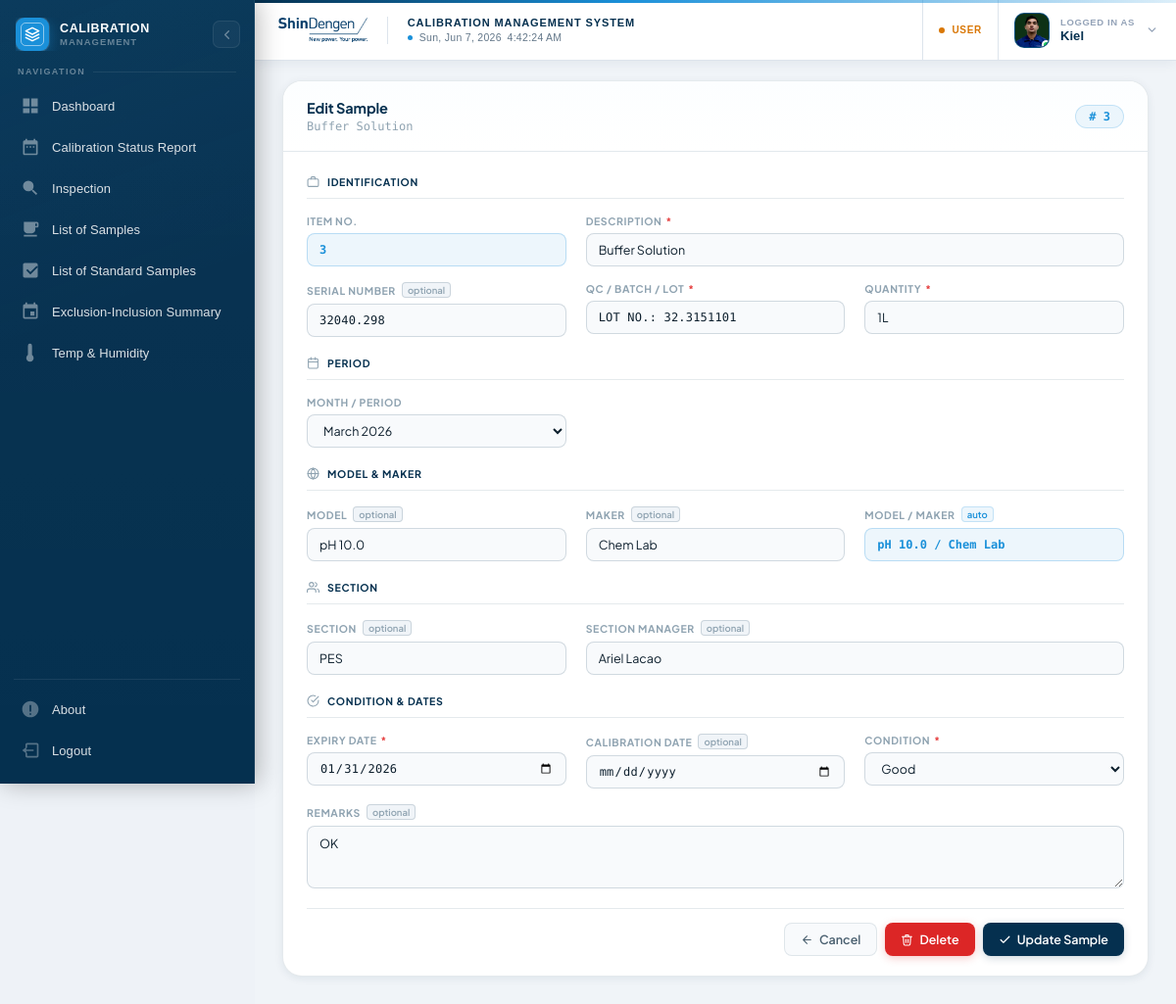
/calibration_system/edit_sample.php?id=7 (signed in), run on the app's committed database.
### tables this page shows
CREATE TABLE users (
  id INTEGER PRIMARY KEY AUTOINCREMENT,
  username TEXT NOT NULL UNIQUE,
  password TEXT NOT NULL,
  role TEXT NOT NULL DEFAULT 'user'
, created_at DATETIME DEFAULT NULL, display_name TEXT DEFAULT NULL, avatar TEXT DEFAULT NULL, last_seen DATETIME DEFAULT NULL, session_token TEXT DEFAULT NULL);

CREATE TABLE samples (
  id INTEGER PRIMARY KEY AUTOINCREMENT,
  item_no TEXT NOT NULL,
  description TEXT NOT NULL,
  qc_batch_lot TEXT NOT NULL,
  model_maker TEXT NOT NULL,
  expiry_date DATE NOT NULL,
  quantity TEXT NOT NULL,
  sample_condition TEXT NOT NULL,
  remarks TEXT,
  created_at DATETIME NOT NULL DEFAULT CURRENT_TIMESTAMP
, serial_number TEXT, section TEXT, section_manager TEXT, model TEXT, maker TEXT, calibration_date DATE, period VARCHAR(20));

### calibration_system/edit_sample.php (the view, shortened to what this page needs)
<?php
include 'db.php';
$isGuest       = isset($_SESSION['role']) && $_SESSION['role'] === 'guest';
$fromDashboard = ($_GET['from'] ?? '') === 'dashboard';
$cancelUrl     = $fromDashboard ? 'dashboard.php' : 'samples.php';
$id = intval($_GET['id']);
$stmt = $pdo->prepare("SELECT * FROM samples WHERE id = :id");
$stmt->execute([':id' => $id]);
$sample = $stmt->fetch();
$display_item_no = 0;
$counter = 0;
$list = $pdo->query("SELECT id FROM samples ORDER BY id ASC");
while ($r = $list->fetch()) {
    $counter++;
    if ($r['id'] == $id) { $display_item_no = $counter; break; }
}
function generatePeriodOptions() {
    $options = [];
    $now = new DateTime();
    $now->modify('-3 months');
    for ($i = 0; $i < 7; $i++) {
        $options[] = $now->format('F Y');
        $now->modify('+1 month');
    }
    return $options;
}
$periodOptions = generatePeriodOptions();
?>
<!DOCTYPE html>
<html lang="en">
<head>
<link rel="stylesheet" href="assets/css/sidebar.css">
<link rel="stylesheet" href="assets/css/header.css">
<link rel="stylesheet" href="assets/css/main.css">
</head>
<body>
<?php include 'includes/sidebar.php'; ?>
<div class="main-content">
    <?php include 'includes/header.php'; ?>
    <div class="card">
        <div class="card-header">
            <div class="card-header-left">
                <h2>Edit Sample</h2>
                <p><?= htmlspecialchars($sample['description']) ?></p>
            </div>
            <span class="item-badge"># <?= $display_item_no ?></span>
        </div>
        <div class="card-body">
            <form method="POST">
                <div class="form-grid">
                    <div class="section-divider">
                        <svg width="13" height="13" viewBox="0 0 24 24" fill="none" stroke="currentColor" stroke-width="2" stroke-linecap="round" stroke-linejoin="round"><rect x="2" y="7" width="20" height="14" rx="2"/><path d="M16 7V5a2 2 0 00-2-2h-4a2 2 0 00-2 2v2"/></svg>
                        <span class="section-divider-label">Identification</span>
                    </div>
                    <div class="form-group">
                        <label>Item No.</label>
                        <input type="text" value="<?= $display_item_no ?>" class="auto-value-blue" readonly>
                    </div>
                    <div class="form-group span-2">
                        <label>Description <span class="required-star">*</span></label>
                        <input type="text" name="description" value="<?= htmlspecialchars($sample['description']) ?>" <?= $isGuest ? 'readonly' : 'required' ?>>
                    </div>
                    <div class="form-group">
                        <label>Serial Number <span class="optional-tag">optional</span></label>
                        <input type="text" name="serial_number" class="mono-input" value="<?= htmlspecialchars($sample['serial_number'] ?? '') ?>" <?= $isGuest ? 'readonly' : '' ?> placeholder="e.g. SN-20240101">
                    </div>
                    <div class="form-group">
                        <label>QC / Batch / Lot <span class="required-star">*</span></label>
                        <input type="text" name="qc_batch_lot" class="mono-input" value="<?= htmlspecialchars($sample['qc_batch_lot']) ?>" <?= $isGuest ? 'readonly' : 'required' ?>>
                    </div>
                    <div class="form-group">
                        <label>Quantity <span class="required-star">*</span></label>
                        <input type="text" name="quantity" value="<?= htmlspecialchars($sample['quantity']) ?>" <?= $isGuest ? 'readonly' : 'required' ?>>
                    </div>
                    <div class="section-divider">
                        <svg width="13" height="13" viewBox="0 0 24 24" fill="none" stroke="currentColor" stroke-width="2" stroke-linecap="round" stroke-linejoin="round"><rect x="3" y="4" width="18" height="18" rx="2"/><line x1="16" y1="2" x2="16" y2="6"/><line x1="8" y1="2" x2="8" y2="6"/><line x1="3" y1="10" x2="21" y2="10"/></svg>
                        <span class="section-divider-label">Period</span>
                    </div>
                    <div class="form-group">
                        <label>Month / Period</label>
                        <select name="period" <?= $isGuest ? 'disabled' : '' ?>>
                            <?php
                            $savedPeriod = $sample['period'] ?? '';
                            $allOptions  = $periodOptions;
                            foreach ($allOptions as $p):
                            ?>
                            <option value="<?= htmlspecialchars($p) ?>" <?= $savedPeriod === $p ? 'selected' : '' ?>><?= htmlspecialchars($p) ?></option>
                            <?php endforeach; ?>
                        </select>
                    </div>
                    <div class="section-divider">
                        <svg width="13" height="13" viewBox="0 0 24 24" fill="none" stroke="currentColor" stroke-width="2" stroke-linecap="round" stroke-linejoin="round"><circle cx="12" cy="12" r="10"/><line x1="2" y1="12" x2="22" y2="12"/><path d="M12 2a15.3 15.3 0 014 10 15.3 15.3 0 01-4 10 15.3 15.3 0 01-4-10 15.3 15.3 0 014-10z"/></svg>
                        <span class="section-divider-label">Model &amp; Maker</span>
                    </div>
                    <div class="form-group">
                        <label>Model <span class="optional-tag">optional</span></label>
                        <input type="text" id="modelInput" name="model" value="<?= htmlspecialchars($sample['model'] ?? '') ?>" <?= $isGuest ? 'readonly' : '' ?> placeholder="e.g. Model X200">
                    </div>
                    <div class="form-group">
                        <label>Maker <span class="optional-tag">optional</span></label>
                        <input type="text" id="makerInput" name="maker" value="<?= htmlspecialchars($sample['maker'] ?? '') ?>" <?= $isGuest ? 'readonly' : '' ?> placeholder="e.g. Sigma-Aldrich">
                    </div>
                    <div class="form-group">
                        <label>Model / Maker <span class="autofill-pill">auto</span></label>
                        <?php
                        $mPrev   = trim($sample['model'] ?? '');
                        $kPrev   = trim($sample['maker'] ?? '');
                        $prevVal = ($mPrev && $kPrev) ? "$mPrev / $kPrev" : ($mPrev ?: $kPrev);
                        ?>
                        <input type="text" id="modelMakerPreview" class="auto-value-blue" readonly value="<?= htmlspecialchars($prevVal) ?>" placeholder="Combined from Model + Maker">
                    </div>
                    <div class="section-divider">
                        <svg width="13" height="13" viewBox="0 0 24 24" fill="none" stroke="currentColor" stroke-width="2" stroke-linecap="round" stroke-linejoin="round"><path d="M17 21v-2a4 4 0 00-4-4H5a4 4 0 00-4 4v2"/><circle cx="9" cy="7" r="4"/><path d="M23 21v-2a4 4 0 00-3-3.87M16 3.13a4 4 0 010 7.75"/></svg>
                        <span class="section-divider-label">Section</span>
                    </div>
                    <div class="form-group">
                        <label>Section <span class="optional-tag">optional</span></label>
                        <input type="text" name="section" value="<?= htmlspecialchars($sample['section'] ?? '') ?>" <?= $isGuest ? 'readonly' : '' ?> placeholder="e.g. Quality Control">
                    </div>
                    <div class="form-group span-2">
                        <label>Section Manager <span class="optional-tag">optional</span></label>
                        <input type="text" name="section_manager" value="<?= htmlspecialchars($sample['section_manager'] ?? '') ?>" <?= $isGuest ? 'readonly' : '' ?> placeholder="e.g. Juan dela Cruz">
                    </div>
                    <div class="section-divider">
                        <svg width="13" height="13" viewBox="0 0 24 24" fill="none" stroke="currentColor" stroke-width="2" stroke-linecap="round" stroke-linejoin="round"><path d="M22 11.08V12a10 10 0 11-5.93-9.14"/><polyline points="22 4 12 14.01 9 11.01"/></svg>
                        <span class="section-divider-label">Condition &amp; Dates</span>
                    </div>
                    <div class="form-group">
                        <label>Expiry Date <span class="required-star">*</span></label>
                        <input type="date" name="expiry_date" value="<?= htmlspecialchars($sample['expiry_date']) ?>" <?= $isGuest ? 'readonly' : 'required' ?>>
                    </div>
                    <div class="form-group">
                        <label>Calibration Date <span class="optional-tag">optional</span></label>
                        <input type="date" name="calibration_date" value="<?= htmlspecialchars($sample['calibration_date'] ?? '') ?>" <?= $isGuest ? 'readonly' : '' ?>>
                    </div>
                    <div class="form-group">
                        <label>Condition <span class="required-star">*</span></label>
                        <select name="sample_condition" <?= $isGuest ? 'disabled' : '' ?>>
                            <?php foreach (['Good', 'Fair', 'Poor', 'Expired'] as $c): ?>
                            <option value="<?= $c ?>" <?= $sample['sample_condition'] === $c ? 'selected' : '' ?>><?= $c ?></option>
                            <?php endforeach; ?>
                        </select>
                    </div>
                    <div class="form-group span-full">
                        <label>Remarks <span class="optional-tag">optional</span></label>
                        <textarea name="remarks" <?= $isGuest ? 'readonly' : '' ?>><?= htmlspecialchars($sample['remarks']) ?></textarea>
                    </div>
                    <div class="form-actions">
                        <a href="<?= $cancelUrl ?>" class="btn btn-muted">
                            <svg width="13" height="13" viewBox="0 0 24 24" fill="none" stroke="currentColor" stroke-width="2" stroke-linecap="round" stroke-linejoin="round"><path d="M19 12H5M12 19l-7-7 7-7"/></svg>
                            <?= $isGuest ? 'Back' : 'Cancel' ?>
                        </a>
                        <?php if (!$isGuest): ?>
                        <button type="button" class="btn btn-danger" id="deleteBtn">
                            <svg width="13" height="13" viewBox="0 0 24 24" fill="none" stroke="currentColor" stroke-width="2" stroke-linecap="round" stroke-linejoin="round"><polyline points="3 6 5 6 21 6"/><path d="M19 6l-1 14a2 2 0 01-2 2H8a2 2 0 01-2-2L5 6"/><path d="M10 11v6M14 11v6"/><path d="M9 6V4a1 1 0 011-1h4a1 1 0 011 1v2"/></svg>
                            Delete
                        </button>
                        <button type="submit" class="btn btn-primary">
                            <svg width="13" height="13" viewBox="0 0 24 24" fill="none" stroke="currentColor" stroke-width="2.2" stroke-linecap="round" stroke-linejoin="round"><polyline points="20 6 9 17 4 12"/></svg>
                            Update Sample
                        </button>
                        <?php endif; ?>
                    </div>
                </div>
            </form>
        </div>
    </div>
</div>
</body>
</html>

### calibration_system/includes/header.php (shortened to what this page needs)
<?php
$_hUser = null;
if (isset($_SESSION['user_id'])) {
    try {
        $hStmt = $pdo->prepare("SELECT username, display_name, avatar FROM users WHERE id = ?");
        $hStmt->execute([$_SESSION['user_id']]);
        $_hUser = $hStmt->fetch(PDO::FETCH_ASSOC);
    } catch (Exception $e) {  }
}
$_hUsername    = $_hUser['username']     ?? ($_SESSION['username'] ?? 'User');
$_hDisplayName = !empty($_hUser['display_name']) ? $_hUser['display_name'] : $_hUsername;
$_hAvatar      = $_hUser['avatar']       ?? null;
$_hInitial     = strtoupper(substr($_hDisplayName, 0, 1));
$_hHasPhoto    = $_hAvatar && file_exists($_hAvatar);
$_hRole        = $_SESSION['role'] ?? 'user';
$_hRoleLabel   = ucwords(str_replace('_', ' ', $_hRole));
?>
<div class="header" id="header">
    <div class="header-left">
        <img src="images/shindengen-logo.png" alt="Shindengen logo" class="header-logo">
        <div class="header-identity">
            <span class="header-sys-title">Calibration Management System</span>
            <div class="header-clock-wrap" aria-label="Current date and time">
                <span class="header-clock-dot" aria-hidden="true"></span>
                <time id="headerClock" class="header-clock" aria-live="off"></time>
            </div>
        </div>
    </div>
    <div class="header-right">
        <div class="header-role-tag" data-role="<?= htmlspecialchars($_hRole) ?>" aria-label="Current role: <?= htmlspecialchars($_hRoleLabel) ?>">
            <span class="header-role-dot" aria-hidden="true"></span>
            <span class="header-role-label"><?= htmlspecialchars($_hRoleLabel) ?></span>
        </div>
        <div class="header-user"
             id="headerUserBtn"
             role="button"
             tabindex="0"
             aria-expanded="false"
             aria-haspopup="menu"
             aria-controls="headerDropdown">
            <div class="header-user-avatar" id="headerAvatar">
                <?php if ($_hHasPhoto): ?>
                    <img src="<?= htmlspecialchars($_hAvatar) ?>" alt="<?= htmlspecialchars($_hDisplayName) ?>'s avatar">
                <?php else: ?>
                    <?= htmlspecialchars($_hInitial) ?>
                <?php endif; ?>
                <span class="header-avatar-ring" aria-label="Online" title="Online"></span>
            </div>
            <div class="header-user-meta">
                <span class="header-user-label">Logged in as</span>
                <span class="header-user-name"><?= htmlspecialchars($_hDisplayName) ?></span>
            </div>
            <svg class="header-chevron" id="headerChevron" viewBox="0 0 24 24" fill="none"
                 stroke="currentColor" stroke-width="2.5" stroke-linecap="round" stroke-linejoin="round"
                 aria-hidden="true">
                <polyline points="6 9 12 15 18 9"/>
            </svg>
        </div>
    </div>
</div>

### data on the page
users: avatar (picture), display_name "Kiel"
samples: description "Buffer Solution", serial_number "32040.298", qc_batch_lot "LOT NO.: 32.3151101", quantity "1L", period "March 2026", model "pH 10.0", maker "Chem Lab", model+maker "pH 10.0 / Chem Lab", section "PES", section_manager "Ariel Lacao", expiry_date "01/31/2026", sample_condition "Good", remarks "OK"

### other printed values
$_hRoleLabel "USER"
$display_item_no "3"
